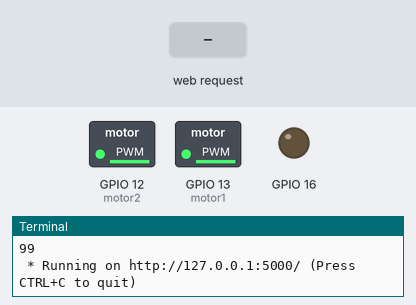
Simulated run of this program. Board: Raspberry Pi (BCM pin numbers). Shown: switched loads named in the program (green lamp = pin HIGH), output pins drawn as LEDs (lit = HIGH), the last lines printed to the terminal. Inputs (shaded band) come from the test bench. The camera gives no picture and a still takes 0.5 s; threads take turns every 2 ms; the clock reads 2024-03-15 10:24:30 at power-on unless the program sets it.

Above: at 11.2 s.
11.3 s: HTTP request for /left received
At 12.2 s:
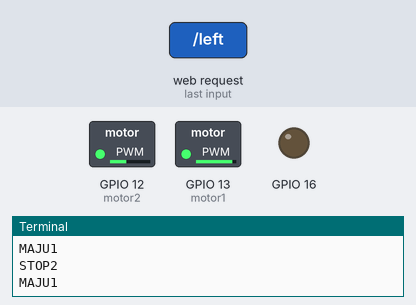
12.8 s: HTTP request for /right received
At 13.5 s:
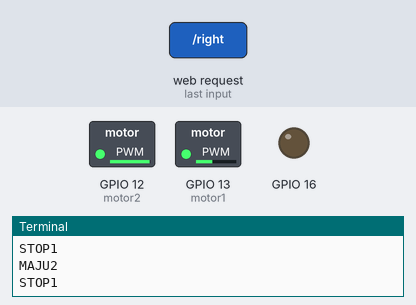
14.3 s: HTTP request for /conveyor_on received
At 14.7 s:
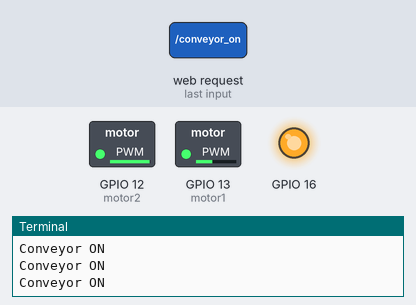
15.8 s: HTTP request for /forward received
At 17.0 s:
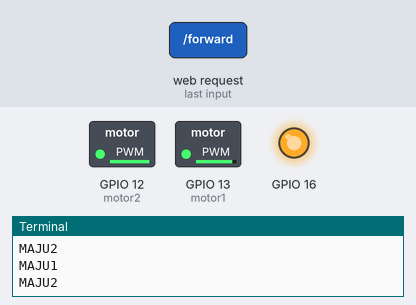
17.3 s: HTTP request for /reverse received
At 18.5 s:
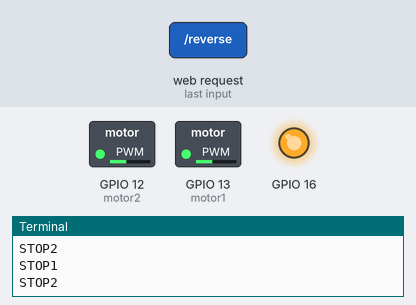
18.8 s: HTTP request for /conveyor_off received
At 19.8 s:
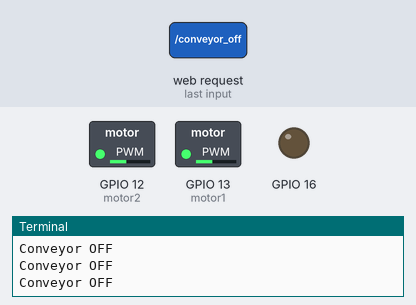
Timing chart, 0 to 21.3 s (numbered marks = the images above; inputs shaded):
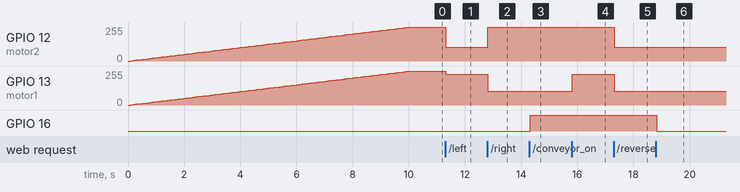

The program:

lius_server.py
```python
#!/usr/bin/python
from flask import Flask, Response, jsonify
from picamera import PiCamera
from time import sleep
import RPi.GPIO as GPIO
import time
import threading
import os
import sys


import io
import picamera
import logging
import socketserver
from threading import Condition
from http import server
from picamera import PiCamera
from time import sleep
from signal import pause


print("START")


camera = PiCamera()
print("start code")
#camera.rotation = 180
# see if security camera is currently recording
camIsRecording = False
# see if security camera preview is currently enabled
camPreviewEnabled = True
data = {"status": "ok"}

print("camera setup")

# set up GPIO settings
#GPIO.setwarnings(False)
#GPIO.setmode(GPIO.BOARD)
GPIO.setmode (GPIO.BCM)
GPIO.setup(16,GPIO.OUT)

motor1=13 #pin in motor 1
motor2=12 #pin in motor 2
motorCommand = ''

print("gpio setup1")

GPIO.setup(motor1,GPIO.OUT)
pwm1= GPIO.PWM(motor1,1000)
pwm1.start(0)


GPIO.setup(motor2,GPIO.OUT)
pwm2= GPIO.PWM(motor2,1000)
pwm2.start(0)

print("gpio setup2")


def motor_starting():
    for i in range(0,100):
        print(str(i))
        pwm1.ChangeDutyCycle(i)
        pwm2.ChangeDutyCycle(i)
        sleep(0.1)


def stop1():
    print("STOP1")
    pwm1.ChangeDutyCycle(40)
    return

def maju1():
    print("MAJU1")
    pwm1.ChangeDutyCycle(90)
    return

def stop2():
    print("STOP2")
    pwm2.ChangeDutyCycle(40)
    return

def maju2():
    print("MAJU2")
    pwm2.ChangeDutyCycle(99)
    return


def motor():
    global motorCommand
    while True:
        sleep(0.1)
        if motorCommand=="W":
            maju1() #Untuk MAJU motor 1
            maju2() #Untuk MAJU motor 2
        elif motorCommand=="A":
            stop2() #Untuk STOP motor 2
            maju1() #Untuk MAJU motor 1
        elif motorCommand=="D":
            maju2() #Untuk MAJU motor 2
            stop1() #Untuk STOP motor 1
        elif motorCommand=="S":
            stop1() #Untuk STOP motor 1
            stop2() #Untuk STOP motor 2

        elif motorCommand=="ON":       #Untuk Hidup Conveyor
            GPIO.output(16,True)
            print ("Conveyor ON")
        elif motorCommand=="OFF":      #Untuk Hidup Conveyor
            GPIO.output(16,False)
            print ("Conveyor OFF")

app=Flask(__name__)

@app.route('/take_photo',methods=["GET"])
def take_picture():
    if camPreviewEnabled:
        camera.stop_recording()

    timeStr = time.strftime("%Y%m%d-%H%M%S")
    camera.capture('/home/pi/Desktop/image_%s.jpeg' % timeStr)

    if camPreviewEnabled:
        start_camera()
    return jsonify(data), 200


@app.route('/start_recording',methods=["GET"])
def start_recording():
    global camIsRecording

    timeStr = time.strftime("%Y%m%d-%H%M%S")
    camera.start_recording('/home/pi/Desktop/video_%s.h264' % timeStr)
    camIsRecording = True
    return jsonify(data), 200


@app.route('/stop_recording',methods=["GET"])
def stop_recording():
    global camIsRecording

    if camIsRecording:
        camera.stop_recording()
        camIsRecording = False
    return jsonify(data), 200


@app.route('/left',methods=["GET"])
def left():
    global motorCommand
    motorCommand = 'A'
    return jsonify(data), 200


@app.route('/right',methods=["GET"])
def right():
    global motorCommand
    motorCommand = 'D'
    return jsonify(data), 200

@app.route('/conveyor_on',methods=["GET"])
def conveyor_on():
    global motorCommand
    motorCommand = 'ON'
    return jsonify(data), 200


@app.route('/conveyor_off',methods=["GET"])
def conveyor_off():
    global motorCommand
    motorCommand = 'OFF'
    return jsonify(data), 200


@app.route('/forward',methods=["GET"])
def forward():
    global motorCommand
    motorCommand = 'W'
    return jsonify(data), 200


@app.route('/reverse',methods=["GET"])
def reverse():
    global motorCommand
    motorCommand = 'S'
    return jsonify(data), 200


#if __name__=='__main__':

 #start a new thread for the motor
motor_starting()
motor_thread = threading.Thread(target=motor, args=())
motor_thread.start()


app.run()
```

Measured:
- after the input at 11.3 s, GPIO 12 (motor2): 252/255 → 102/255 at once; GPIO 13 (motor1): 252/255 → 230/255 at once
- after the input at 12.8 s, GPIO 12 (motor2): 102/255 → 252/255 at once; GPIO 13 (motor1): 230/255 → 102/255 at once
- after the input at 14.3 s, GPIO 16: LOW → HIGH at once
- after the input at 15.8 s, GPIO 13 (motor1): 102/255 → 230/255 at once
- after the input at 17.3 s, GPIO 12 (motor2): 252/255 → 102/255 at once; GPIO 13 (motor1): 230/255 → 102/255 at once
- after the input at 18.8 s, GPIO 16: HIGH → LOW at once
